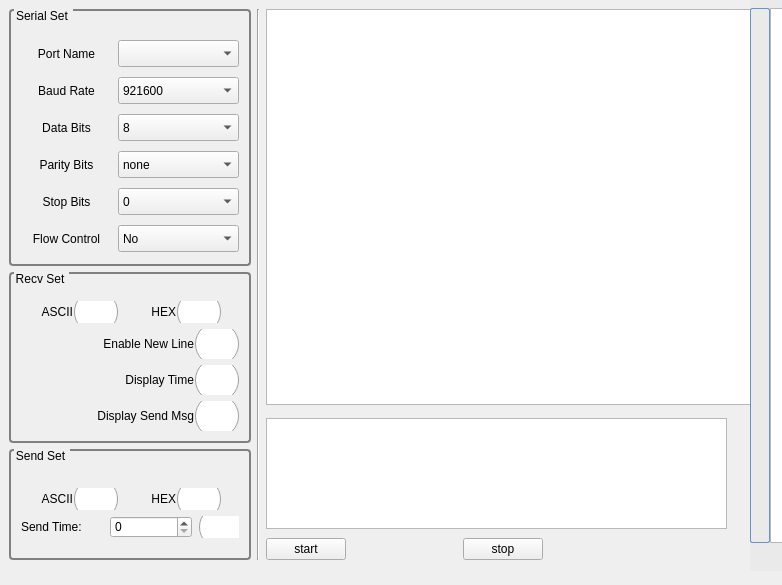
<?xml version="1.0" encoding="UTF-8"?>
<ui version="4.0">
 <class>SerialWidget</class>
 <widget class="QWidget" name="SerialWidget">
  <property name="geometry">
   <rect>
    <x>0</x>
    <y>0</y>
    <width>782</width>
    <height>585</height>
   </rect>
  </property>
  <property name="minimumSize">
   <size>
    <width>766</width>
    <height>574</height>
   </size>
  </property>
  <property name="maximumSize">
   <size>
    <width>782</width>
    <height>585</height>
   </size>
  </property>
  <property name="windowTitle">
   <string>Form</string>
  </property>
  <widget class="QWidget" name="widget_status_bar" native="true">
   <property name="geometry">
    <rect>
     <x>9</x>
     <y>566</y>
     <width>751</width>
     <height>16</height>
    </rect>
   </property>
   <property name="minimumSize">
    <size>
     <width>751</width>
     <height>0</height>
    </size>
   </property>
  </widget>
  <widget class="QWidget" name="layoutWidget">
   <property name="geometry">
    <rect>
     <x>9</x>
     <y>9</y>
     <width>810</width>
     <height>551</height>
    </rect>
   </property>
   <property name="minimumSize">
    <size>
     <width>728</width>
     <height>544</height>
    </size>
   </property>
   <layout class="QHBoxLayout" name="horizontalLayout_3">
    <item>
     <layout class="QVBoxLayout" name="verticalLayout_left">
      <item>
       <widget class="QGroupBox" name="groupBox_port_set">
        <property name="sizePolicy">
         <sizepolicy hsizetype="Preferred" vsizetype="Fixed">
          <horstretch>0</horstretch>
          <verstretch>0</verstretch>
         </sizepolicy>
        </property>
        <property name="styleSheet">
         <string notr="true">QGroupBox#groupBox_port_set{
	border : 2px solid gray ; 
	border-radius: 4px ;
	margin-top : 0.5em ; 
}

QGroupBox#groupBox_port_set::title{
	subcontrol-origin: margin;
    left: 5px;
    padding: 0 3px 0 0px;
}</string>
        </property>
        <property name="title">
         <string>Serial Set</string>
        </property>
        <layout class="QGridLayout" name="gridLayout">
         <item row="0" column="0">
          <layout class="QVBoxLayout" name="verticalLayout_left_top">
           <item>
            <layout class="QHBoxLayout" name="horizontalLayout_port_name">
             <item>
              <widget class="QLabel" name="label_port_name">
               <property name="minimumSize">
                <size>
                 <width>81</width>
                 <height>31</height>
                </size>
               </property>
               <property name="styleSheet">
                <string notr="true">QLabel{
	color:black ; 

}</string>
               </property>
               <property name="text">
                <string>Port Name</string>
               </property>
               <property name="alignment">
                <set>Qt::AlignCenter</set>
               </property>
               <property name="buddy">
                <cstring>label_port_name</cstring>
               </property>
              </widget>
             </item>
             <item>
              <widget class="SerialComboBox" name="comboBox_port_name">
               <property name="minimumSize">
                <size>
                 <width>121</width>
                 <height>27</height>
                </size>
               </property>
              </widget>
             </item>
            </layout>
           </item>
           <item>
            <layout class="QHBoxLayout" name="horizontalLayout_baud_rate">
             <item>
              <widget class="QLabel" name="label_baud_rate">
               <property name="minimumSize">
                <size>
                 <width>81</width>
                 <height>31</height>
                </size>
               </property>
               <property name="styleSheet">
                <string notr="true">QLabel{
	color:black ; 

}</string>
               </property>
               <property name="text">
                <string>Baud Rate</string>
               </property>
               <property name="alignment">
                <set>Qt::AlignCenter</set>
               </property>
              </widget>
             </item>
             <item>
              <widget class="QComboBox" name="comboBox_baud_rate">
               <property name="minimumSize">
                <size>
                 <width>121</width>
                 <height>27</height>
                </size>
               </property>
               <item>
                <property name="text">
                 <string>921600</string>
                </property>
               </item>
               <item>
                <property name="text">
                 <string>1200</string>
                </property>
               </item>
               <item>
                <property name="text">
                 <string>2400</string>
                </property>
               </item>
               <item>
                <property name="text">
                 <string>4800</string>
                </property>
               </item>
               <item>
                <property name="text">
                 <string>9600</string>
                </property>
               </item>
               <item>
                <property name="text">
                 <string>19200</string>
                </property>
               </item>
               <item>
                <property name="text">
                 <string>38400</string>
                </property>
               </item>
               <item>
                <property name="text">
                 <string>57600</string>
                </property>
               </item>
               <item>
                <property name="text">
                 <string>115200</string>
                </property>
               </item>
              </widget>
             </item>
            </layout>
           </item>
           <item>
            <layout class="QHBoxLayout" name="horizontalLayout_data_bits">
             <item>
              <widget class="QLabel" name="label_data_bits">
               <property name="minimumSize">
                <size>
                 <width>51</width>
                 <height>31</height>
                </size>
               </property>
               <property name="styleSheet">
                <string notr="true">QLabel{
	color:black ; 

}</string>
               </property>
               <property name="text">
                <string>Data Bits</string>
               </property>
               <property name="alignment">
                <set>Qt::AlignCenter</set>
               </property>
              </widget>
             </item>
             <item>
              <widget class="QComboBox" name="comboBox_data_bits">
               <property name="minimumSize">
                <size>
                 <width>121</width>
                 <height>27</height>
                </size>
               </property>
               <item>
                <property name="text">
                 <string>8</string>
                </property>
               </item>
               <item>
                <property name="text">
                 <string>5</string>
                </property>
               </item>
               <item>
                <property name="text">
                 <string>6</string>
                </property>
               </item>
               <item>
                <property name="text">
                 <string>7</string>
                </property>
               </item>
              </widget>
             </item>
            </layout>
           </item>
           <item>
            <layout class="QHBoxLayout" name="horizontalLayout_parity">
             <item>
              <widget class="QLabel" name="label_parity">
               <property name="minimumSize">
                <size>
                 <width>71</width>
                 <height>31</height>
                </size>
               </property>
               <property name="styleSheet">
                <string notr="true">QLabel{
	color:black ; 

}</string>
               </property>
               <property name="text">
                <string>Parity Bits</string>
               </property>
               <property name="alignment">
                <set>Qt::AlignCenter</set>
               </property>
              </widget>
             </item>
             <item>
              <widget class="QComboBox" name="comboBox_parity_bits">
               <property name="minimumSize">
                <size>
                 <width>121</width>
                 <height>27</height>
                </size>
               </property>
               <item>
                <property name="text">
                 <string>none</string>
                </property>
               </item>
               <item>
                <property name="text">
                 <string>odd</string>
                </property>
               </item>
               <item>
                <property name="text">
                 <string>even</string>
                </property>
               </item>
              </widget>
             </item>
            </layout>
           </item>
           <item>
            <layout class="QHBoxLayout" name="horizontalLayout_stop_bits">
             <item>
              <widget class="QLabel" name="label_stop_bits">
               <property name="minimumSize">
                <size>
                 <width>71</width>
                 <height>31</height>
                </size>
               </property>
               <property name="styleSheet">
                <string notr="true">QLabel{
	color:black ; 

}</string>
               </property>
               <property name="text">
                <string>Stop Bits</string>
               </property>
               <property name="alignment">
                <set>Qt::AlignCenter</set>
               </property>
              </widget>
             </item>
             <item>
              <widget class="QComboBox" name="comboBox_stop_bits">
               <property name="minimumSize">
                <size>
                 <width>121</width>
                 <height>27</height>
                </size>
               </property>
               <item>
                <property name="text">
                 <string>0</string>
                </property>
               </item>
               <item>
                <property name="text">
                 <string>1.5</string>
                </property>
               </item>
               <item>
                <property name="text">
                 <string>2</string>
                </property>
               </item>
              </widget>
             </item>
            </layout>
           </item>
           <item>
            <layout class="QHBoxLayout" name="horizontalLayout_flow_control">
             <item>
              <widget class="QLabel" name="label_flow_control">
               <property name="minimumSize">
                <size>
                 <width>91</width>
                 <height>31</height>
                </size>
               </property>
               <property name="styleSheet">
                <string notr="true">QLabel{
	color:black ; 

}</string>
               </property>
               <property name="text">
                <string>Flow Control</string>
               </property>
               <property name="alignment">
                <set>Qt::AlignCenter</set>
               </property>
              </widget>
             </item>
             <item>
              <widget class="QComboBox" name="comboBox_flow_control">
               <property name="minimumSize">
                <size>
                 <width>121</width>
                 <height>27</height>
                </size>
               </property>
               <item>
                <property name="text">
                 <string>No</string>
                </property>
               </item>
               <item>
                <property name="text">
                 <string>Software</string>
                </property>
               </item>
               <item>
                <property name="text">
                 <string>Hardware</string>
                </property>
               </item>
              </widget>
             </item>
            </layout>
           </item>
          </layout>
         </item>
        </layout>
       </widget>
      </item>
      <item>
       <widget class="QGroupBox" name="groupBox_recv_set">
        <property name="sizePolicy">
         <sizepolicy hsizetype="Preferred" vsizetype="Preferred">
          <horstretch>0</horstretch>
          <verstretch>0</verstretch>
         </sizepolicy>
        </property>
        <property name="styleSheet">
         <string notr="true">QGroupBox#groupBox_recv_set{
	border : 2px solid gray ; 
	border-radius: 4px ;
	margin-top : 0.5em ; 
}

QGroupBox#groupBox_recv_set::title{
	subcontrol-origin: margin;
    left: 5px;
    padding: 0 3px 0 0px;
}</string>
        </property>
        <property name="title">
         <string>Recv Set</string>
        </property>
        <layout class="QGridLayout" name="gridLayout_2">
         <item row="0" column="0">
          <layout class="QVBoxLayout" name="verticalLayout_left_mid">
           <item>
            <layout class="QHBoxLayout" name="horizontalLayout_code_set">
             <item>
              <widget class="QRadioButton" name="radioButton_send_ascci">
               <property name="minimumSize">
                <size>
                 <width>81</width>
                 <height>22</height>
                </size>
               </property>
               <property name="maximumSize">
                <size>
                 <width>81</width>
                 <height>22</height>
                </size>
               </property>
               <property name="focusPolicy">
                <enum>Qt::NoFocus</enum>
               </property>
               <property name="layoutDirection">
                <enum>Qt::RightToLeft</enum>
               </property>
               <property name="styleSheet">
                <string notr="true">QRadioButton{
    spacing: px;
    color: black;
}
QRadioButton::indicator {
    width: 45px;
    height: 30px;
}
QRadioButton::indicator:unchecked {
    image: url(:/serial_widget/serial_widget_image/Toggle_Off.png);
}
QRadioButton::indicator:unchecked:hover {
    image: url(:/serial_widget/serial_widget_image/Toggle_Off.png);
}
QRadioButton::indicator:unchecked:pressed {
    image: url(:/serial_widget/serial_widget_image/Toggle_Off.png);
}
QRadioButton::indicator:checked {
    image: url(:/serial_widget/serial_widget_image/Toggle_On.png);
}
QRadioButton::indicator:checked:hover {
    image: url(:/serial_widget/serial_widget_image/Toggle_On.png);
}
QRadioButton::indicator:checked:pressed {
    image: url(:/serial_widget/serial_widget_image/Toggle_On.png);
}</string>
               </property>
               <property name="text">
                <string>ASCII</string>
               </property>
               <property name="checked">
                <bool>false</bool>
               </property>
               <property name="autoRepeat">
                <bool>false</bool>
               </property>
               <property name="autoExclusive">
                <bool>false</bool>
               </property>
              </widget>
             </item>
             <item>
              <widget class="QRadioButton" name="radioButton_send_hex">
               <property name="minimumSize">
                <size>
                 <width>81</width>
                 <height>22</height>
                </size>
               </property>
               <property name="maximumSize">
                <size>
                 <width>81</width>
                 <height>22</height>
                </size>
               </property>
               <property name="focusPolicy">
                <enum>Qt::NoFocus</enum>
               </property>
               <property name="layoutDirection">
                <enum>Qt::RightToLeft</enum>
               </property>
               <property name="styleSheet">
                <string notr="true">QRadioButton{
    spacing: px;
    color: black;
}
QRadioButton::indicator {
    width: 45px;
    height: 30px;
}
QRadioButton::indicator:unchecked {
    image: url(:/serial_widget/serial_widget_image/Toggle_Off.png);
}
QRadioButton::indicator:unchecked:hover {
    image: url(:/serial_widget/serial_widget_image/Toggle_Off.png);
}
QRadioButton::indicator:unchecked:pressed {
    image: url(:/serial_widget/serial_widget_image/Toggle_Off.png);
}
QRadioButton::indicator:checked {
    image: url(:/serial_widget/serial_widget_image/Toggle_On.png);
}
QRadioButton::indicator:checked:hover {
    image: url(:/serial_widget/serial_widget_image/Toggle_On.png);
}
QRadioButton::indicator:checked:pressed {
    image: url(:/serial_widget/serial_widget_image/Toggle_On.png);
}</string>
               </property>
               <property name="text">
                <string>HEX</string>
               </property>
               <property name="checked">
                <bool>false</bool>
               </property>
               <property name="autoRepeat">
                <bool>false</bool>
               </property>
               <property name="autoExclusive">
                <bool>false</bool>
               </property>
              </widget>
             </item>
            </layout>
           </item>
           <item>
            <layout class="QVBoxLayout" name="verticalLayout_2">
             <item>
              <widget class="QRadioButton" name="radioButton_enable_line">
               <property name="minimumSize">
                <size>
                 <width>161</width>
                 <height>22</height>
                </size>
               </property>
               <property name="focusPolicy">
                <enum>Qt::NoFocus</enum>
               </property>
               <property name="layoutDirection">
                <enum>Qt::RightToLeft</enum>
               </property>
               <property name="styleSheet">
                <string notr="true">QRadioButton{
    spacing: px;
    color: black;
}
QRadioButton::indicator {
    width: 45px;
    height: 30px;
}
QRadioButton::indicator:unchecked {
    image: url(:/serial_widget/serial_widget_image/switch_off.png);
}
QRadioButton::indicator:unchecked:hover {
    image: url(:/serial_widget/serial_widget_image/switch_off.png);
}
QRadioButton::indicator:unchecked:pressed {
    image: url(:/serial_widget/serial_widget_image/switch_off.png);
}
QRadioButton::indicator:checked {
    image: url(:/serial_widget/serial_widget_image/switch_on.png);
}
QRadioButton::indicator:checked:hover {
    image: url(:/serial_widget/serial_widget_image/switch_on.png);
}
QRadioButton::indicator:checked:pressed {
    image: url(:/serial_widget/serial_widget_image/switch_on.png);
}</string>
               </property>
               <property name="text">
                <string>Enable New Line</string>
               </property>
               <property name="checked">
                <bool>false</bool>
               </property>
               <property name="autoRepeat">
                <bool>false</bool>
               </property>
               <property name="autoExclusive">
                <bool>false</bool>
               </property>
              </widget>
             </item>
             <item>
              <widget class="QRadioButton" name="radioButton_display_time">
               <property name="minimumSize">
                <size>
                 <width>131</width>
                 <height>22</height>
                </size>
               </property>
               <property name="focusPolicy">
                <enum>Qt::NoFocus</enum>
               </property>
               <property name="layoutDirection">
                <enum>Qt::RightToLeft</enum>
               </property>
               <property name="styleSheet">
                <string notr="true">QRadioButton{
    spacing: px;
    color: black;
}
QRadioButton::indicator {
    width: 45px;
    height: 30px;
}
QRadioButton::indicator:unchecked {
    image: url(:/serial_widget/serial_widget_image/switch_off.png);
}
QRadioButton::indicator:unchecked:hover {
    image: url(:/serial_widget/serial_widget_image/switch_off.png);
}
QRadioButton::indicator:unchecked:pressed {
    image: url(:/serial_widget/serial_widget_image/switch_off.png);
}
QRadioButton::indicator:checked {
    image: url(:/serial_widget/serial_widget_image/switch_on.png);
}
QRadioButton::indicator:checked:hover {
    image: url(:/serial_widget/serial_widget_image/switch_on.png);
}
QRadioButton::indicator:checked:pressed {
    image: url(:/serial_widget/serial_widget_image/switch_on.png);
}</string>
               </property>
               <property name="text">
                <string>Display Time</string>
               </property>
               <property name="checked">
                <bool>false</bool>
               </property>
               <property name="autoRepeat">
                <bool>false</bool>
               </property>
               <property name="autoExclusive">
                <bool>false</bool>
               </property>
              </widget>
             </item>
             <item>
              <widget class="QRadioButton" name="radioButton_display_send">
               <property name="minimumSize">
                <size>
                 <width>171</width>
                 <height>22</height>
                </size>
               </property>
               <property name="focusPolicy">
                <enum>Qt::NoFocus</enum>
               </property>
               <property name="layoutDirection">
                <enum>Qt::RightToLeft</enum>
               </property>
               <property name="styleSheet">
                <string notr="true">QRadioButton{
    spacing: px;
    color: black;
}
QRadioButton::indicator {
    width: 45px;
    height: 30px;
}
QRadioButton::indicator:unchecked {
    image: url(:/serial_widget/serial_widget_image/switch_off.png);
}
QRadioButton::indicator:unchecked:hover {
    image: url(:/serial_widget/serial_widget_image/switch_off.png);
}
QRadioButton::indicator:unchecked:pressed {
    image: url(:/serial_widget/serial_widget_image/switch_off.png);
}
QRadioButton::indicator:checked {
    image: url(:/serial_widget/serial_widget_image/switch_on.png);
}
QRadioButton::indicator:checked:hover {
    image: url(:/serial_widget/serial_widget_image/switch_on.png);
}
QRadioButton::indicator:checked:pressed {
    image: url(:/serial_widget/serial_widget_image/switch_on.png);
}</string>
               </property>
               <property name="text">
                <string>Display Send Msg</string>
               </property>
               <property name="checked">
                <bool>false</bool>
               </property>
               <property name="autoRepeat">
                <bool>false</bool>
               </property>
               <property name="autoExclusive">
                <bool>false</bool>
               </property>
              </widget>
             </item>
            </layout>
           </item>
          </layout>
         </item>
        </layout>
       </widget>
      </item>
      <item>
       <widget class="QGroupBox" name="groupBox_send_set">
        <property name="styleSheet">
         <string notr="true">QGroupBox#groupBox_send_set{
	border : 2px solid gray ; 
	border-radius: 4px ;
	margin-top : 0.5em ; 
}

QGroupBox#groupBox_send_set::title{
	subcontrol-origin: margin;
    left: 5px;
    padding: 0 3px 0 0px;
}</string>
        </property>
        <property name="title">
         <string>Send Set</string>
        </property>
        <layout class="QGridLayout" name="gridLayout_3">
         <item row="0" column="0">
          <layout class="QVBoxLayout" name="verticalLayout_left_bottom">
           <item>
            <layout class="QHBoxLayout" name="horizontalLayout_8">
             <item>
              <widget class="QRadioButton" name="radioButton_recv_ascii">
               <property name="minimumSize">
                <size>
                 <width>81</width>
                 <height>22</height>
                </size>
               </property>
               <property name="maximumSize">
                <size>
                 <width>81</width>
                 <height>22</height>
                </size>
               </property>
               <property name="focusPolicy">
                <enum>Qt::NoFocus</enum>
               </property>
               <property name="layoutDirection">
                <enum>Qt::RightToLeft</enum>
               </property>
               <property name="styleSheet">
                <string notr="true">QRadioButton{
    spacing: px;
    color: black;
}
QRadioButton::indicator {
    width: 45px;
    height: 30px;
}
QRadioButton::indicator:unchecked {
    image: url(:/serial_widget/serial_widget_image/Toggle_Off.png);
}
QRadioButton::indicator:unchecked:hover {
    image: url(:/serial_widget/serial_widget_image/Toggle_Off.png);
}
QRadioButton::indicator:unchecked:pressed {
    image: url(:/serial_widget/serial_widget_image/Toggle_Off.png);
}
QRadioButton::indicator:checked {
    image: url(:/serial_widget/serial_widget_image/Toggle_On.png);
}
QRadioButton::indicator:checked:hover {
    image: url(:/serial_widget/serial_widget_image/Toggle_On.png);
}
QRadioButton::indicator:checked:pressed {
    image: url(:/serial_widget/serial_widget_image/Toggle_On.png);
}</string>
               </property>
               <property name="text">
                <string>ASCII</string>
               </property>
               <property name="checked">
                <bool>false</bool>
               </property>
               <property name="autoRepeat">
                <bool>false</bool>
               </property>
               <property name="autoExclusive">
                <bool>false</bool>
               </property>
              </widget>
             </item>
             <item>
              <widget class="QRadioButton" name="radioButton_recv_hex">
               <property name="minimumSize">
                <size>
                 <width>81</width>
                 <height>22</height>
                </size>
               </property>
               <property name="maximumSize">
                <size>
                 <width>81</width>
                 <height>22</height>
                </size>
               </property>
               <property name="focusPolicy">
                <enum>Qt::NoFocus</enum>
               </property>
               <property name="layoutDirection">
                <enum>Qt::RightToLeft</enum>
               </property>
               <property name="styleSheet">
                <string notr="true">QRadioButton{
    spacing: px;
    color: black;
}
QRadioButton::indicator {
    width: 45px;
    height: 30px;
}
QRadioButton::indicator:unchecked {
    image: url(:/serial_widget/serial_widget_image/Toggle_Off.png);
}
QRadioButton::indicator:unchecked:hover {
    image: url(:/serial_widget/serial_widget_image/Toggle_Off.png);
}
QRadioButton::indicator:unchecked:pressed {
    image: url(:/serial_widget/serial_widget_image/Toggle_Off.png);
}
QRadioButton::indicator:checked {
    image: url(:/serial_widget/serial_widget_image/Toggle_On.png);
}
QRadioButton::indicator:checked:hover {
    image: url(:/serial_widget/serial_widget_image/Toggle_On.png);
}
QRadioButton::indicator:checked:pressed {
    image: url(:/serial_widget/serial_widget_image/Toggle_On.png);
}</string>
               </property>
               <property name="text">
                <string>HEX</string>
               </property>
               <property name="checked">
                <bool>false</bool>
               </property>
               <property name="autoRepeat">
                <bool>false</bool>
               </property>
               <property name="autoExclusive">
                <bool>false</bool>
               </property>
              </widget>
             </item>
            </layout>
           </item>
           <item>
            <layout class="QHBoxLayout" name="horizontalLayout_9">
             <item>
              <widget class="QLabel" name="label_send_time">
               <property name="minimumSize">
                <size>
                 <width>71</width>
                 <height>20</height>
                </size>
               </property>
               <property name="styleSheet">
                <string notr="true">QLabel{
	color:black ; 

}</string>
               </property>
               <property name="text">
                <string>Send Time:</string>
               </property>
              </widget>
             </item>
             <item>
              <widget class="QSpinBox" name="spinBox_send_time">
               <property name="maximum">
                <number>1000</number>
               </property>
              </widget>
             </item>
             <item>
              <widget class="QRadioButton" name="radioButton_enable_resend">
               <property name="minimumSize">
                <size>
                 <width>41</width>
                 <height>22</height>
                </size>
               </property>
               <property name="maximumSize">
                <size>
                 <width>41</width>
                 <height>22</height>
                </size>
               </property>
               <property name="focusPolicy">
                <enum>Qt::NoFocus</enum>
               </property>
               <property name="styleSheet">
                <string notr="true">QRadioButton{
    spacing: px;
    color: black;
}
QRadioButton::indicator {
    width: 45px;
    height: 30px;
}
QRadioButton::indicator:unchecked {
    image: url(:/serial_widget/serial_widget_image/switch_off_2.png);
}
QRadioButton::indicator:unchecked:hover {
    image: url(:/serial_widget/serial_widget_image/switch_off_2.png);
}
QRadioButton::indicator:unchecked:pressed {
    image: url(:/serial_widget/serial_widget_image/switch_off_2.png);
}
QRadioButton::indicator:checked {
    image: url(:/serial_widget/serial_widget_image/switch_on_2.png);
}
QRadioButton::indicator:checked:hover {
    image: url(:/serial_widget/serial_widget_image/switch_on_2.png);
}
QRadioButton::indicator:checked:pressed {
    image: url(:/serial_widget/serial_widget_image/switch_on_2.png);
}</string>
               </property>
               <property name="text">
                <string/>
               </property>
               <property name="autoExclusive">
                <bool>false</bool>
               </property>
              </widget>
             </item>
            </layout>
           </item>
          </layout>
         </item>
        </layout>
       </widget>
      </item>
     </layout>
    </item>
    <item>
     <widget class="Line" name="line">
      <property name="orientation">
       <enum>Qt::Vertical</enum>
      </property>
     </widget>
    </item>
    <item>
     <layout class="QVBoxLayout" name="verticalLayout_3">
      <item>
       <layout class="QVBoxLayout" name="verticalLayout">
        <item>
         <widget class="QTextEdit" name="textEdit_recv">
          <property name="enabled">
           <bool>true</bool>
          </property>
          <property name="minimumSize">
           <size>
            <width>461</width>
            <height>374</height>
           </size>
          </property>
          <property name="readOnly">
           <bool>true</bool>
          </property>
         </widget>
        </item>
        <item>
         <widget class="QWidget" name="widget_send" native="true">
          <property name="minimumSize">
           <size>
            <width>461</width>
            <height>121</height>
           </size>
          </property>
          <property name="maximumSize">
           <size>
            <width>461</width>
            <height>121</height>
           </size>
          </property>
          <widget class="QTextEdit" name="textEdit_send">
           <property name="geometry">
            <rect>
             <x>0</x>
             <y>7</y>
             <width>461</width>
             <height>111</height>
            </rect>
           </property>
          </widget>
         </widget>
        </item>
       </layout>
      </item>
      <item>
       <layout class="QHBoxLayout" name="horizontalLayout_2">
        <item>
         <layout class="QHBoxLayout" name="horizontalLayout">
          <item>
           <widget class="QPushButton" name="pushButton_start">
            <property name="maximumSize">
             <size>
              <width>91</width>
              <height>27</height>
             </size>
            </property>
            <property name="text">
             <string>start</string>
            </property>
            <property name="icon">
             <iconset resource="../../res/res.qrc">
              <normaloff>:/serial_widget/serial_widget_image/start_send.png</normaloff>:/serial_widget/serial_widget_image/start_send.png</iconset>
            </property>
            <property name="iconSize">
             <size>
              <width>35</width>
              <height>35</height>
             </size>
            </property>
           </widget>
          </item>
          <item>
           <spacer name="horizontalSpacer">
            <property name="orientation">
             <enum>Qt::Horizontal</enum>
            </property>
            <property name="sizeHint" stdset="0">
             <size>
              <width>18</width>
              <height>20</height>
             </size>
            </property>
           </spacer>
          </item>
          <item>
           <widget class="QPushButton" name="pushButton_stop">
            <property name="maximumSize">
             <size>
              <width>99</width>
              <height>27</height>
             </size>
            </property>
            <property name="text">
             <string>stop</string>
            </property>
            <property name="icon">
             <iconset resource="../../res/res.qrc">
              <normaloff>:/serial_widget/serial_widget_image/stop_send.png</normaloff>:/serial_widget/serial_widget_image/stop_send.png</iconset>
            </property>
            <property name="iconSize">
             <size>
              <width>35</width>
              <height>35</height>
             </size>
            </property>
           </widget>
          </item>
         </layout>
        </item>
        <item>
         <spacer name="horizontalSpacer_2">
          <property name="orientation">
           <enum>Qt::Horizontal</enum>
          </property>
          <property name="sizeHint" stdset="0">
           <size>
            <width>248</width>
            <height>20</height>
           </size>
          </property>
         </spacer>
        </item>
       </layout>
      </item>
     </layout>
    </item>
   </layout>
  </widget>
  <widget class="QWidget" name="widget_right" native="true">
   <property name="geometry">
    <rect>
     <x>750</x>
     <y>-20</y>
     <width>181</width>
     <height>591</height>
    </rect>
   </property>
   <property name="styleSheet">
    <string notr="true">QWidget#widget_right{
	background-color:#EAEAEA ;
}</string>
   </property>
   <layout class="QGridLayout" name="gridLayout_4">
    <item row="0" column="0">
     <layout class="QHBoxLayout" name="horizontalLayout_4">
      <property name="spacing">
       <number>0</number>
      </property>
      <item>
       <widget class="QPushButton" name="pushButton_list">
        <property name="sizePolicy">
         <sizepolicy hsizetype="Fixed" vsizetype="Fixed">
          <horstretch>0</horstretch>
          <verstretch>0</verstretch>
         </sizepolicy>
        </property>
        <property name="minimumSize">
         <size>
          <width>20</width>
          <height>535</height>
         </size>
        </property>
        <property name="styleSheet">
         <string notr="true">QPushButton:hover{
        background: qlineargradient(x1 : 0, y1 : 0, x2 : 0, y2 :   1, stop :   0.0 #ffd9aa,
                stop :   0.5 #ffbb6e, stop :   0.55 #feae42, stop :   1.0 #fedb74);
}

QPushButton {
        border: 1px solid #6593cf;
        border-radius: 2px;
        padding: 5px 15px 2px 5px;
        background: qlineargradient(x1 : 0, y1 : 0, x2 : 0, y2 :   1, stop :   0.0 #f5f9ff,
                stop :   0.5 #c7dfff, stop :   0.55 #afd2ff, stop :   1.0 #c0dbff);
        color: #006aff;
        font: bold large &quot;Arial&quot;;
        height: 30px;
}




QPushButton:pressed {
        background: qlineargradient(x1 : 0, y1 : 0, x2 : 0, y2 :   1, stop :   0.0 #c0dbff,
        stop :   0.5 #cfd26f, stop :   0.55 #c7df6f, stop :   1.0 #f5f9ff);
        padding-top: 2px;
        padding-left: 3px;

}


QPushButton:on {
        background: qlineargradient(x1 : 0, y1 : 0, x2 : 0, y2 :   1, stop :   0.0 #5AA72D,
        stop :   0.5 #B3E296, stop :   0.55 #B3E296, stop :   1.0 #f5f9ff);
        padding-top: 2px;

}

QPushButton:disabled {
        background: transparent #e5e9ee;
        padding-top: 2px;        
        padding-left: 3px;
        color: black;
}
</string>
        </property>
        <property name="text">
         <string/>
        </property>
        <property name="icon">
         <iconset resource="../../res/res.qrc">
          <normaloff>:/serial_widget/serial_widget_image/list_leave.png</normaloff>:/serial_widget/serial_widget_image/list_leave.png</iconset>
        </property>
        <property name="iconSize">
         <size>
          <width>28</width>
          <height>20</height>
         </size>
        </property>
       </widget>
      </item>
      <item>
       <widget class="QListWidget" name="listWidget_right">
        <property name="minimumSize">
         <size>
          <width>141</width>
          <height>535</height>
         </size>
        </property>
        <property name="maximumSize">
         <size>
          <width>16777215</width>
          <height>535</height>
         </size>
        </property>
        <property name="styleSheet">
         <string notr="true">QListWidget#listWidget_right::item:selected {
	background-color:#B2DFEE	;	
}
QListWidget#listWidget_right::item:hover {
	background-color:#B2DFEE	;	
}
QListWidget#listWidget_right::item:pressed {
	background-color:#B0C4DE	;	
}



</string>
        </property>
        <property name="iconSize">
         <size>
          <width>20</width>
          <height>20</height>
         </size>
        </property>
       </widget>
      </item>
     </layout>
    </item>
   </layout>
  </widget>
  <zorder>layoutWidget</zorder>
  <zorder>widget_status_bar</zorder>
  <zorder>widget_right</zorder>
 </widget>
 <customwidgets>
  <customwidget>
   <class>SerialComboBox</class>
   <extends>QComboBox</extends>
   <header>serial_widget/serial_combobox.h</header>
  </customwidget>
 </customwidgets>
 <resources>
  <include location="../../res/res.qrc"/>
 </resources>
 <connections/>
</ui>
